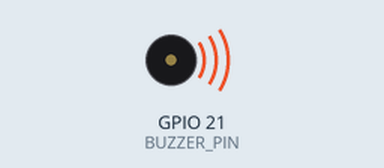
The program below on a simulated Raspberry Pi (BCM pin numbers). Parts: buzzer (waves = sounding, pin HIGH).

Above: at 1.0 s.
At 5.6 s:
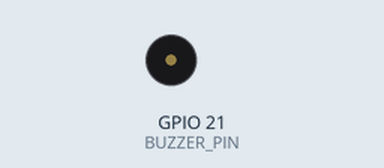
Timing chart, 0 to 9.9 s (numbered marks = the images above):
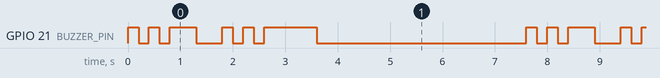

Measured:
- by itself, GPIO 21 (BUZZER_PIN): repeats every 7.6 s: LOW 0.20 s, HIGH 0.20 s, LOW 0.20 s, HIGH 0.50 s, LOW 0.50 s, 2 × (HIGH 0.20 s, LOW 0.20 s), HIGH 1.0 s, LOW 4.0 s, HIGH 0.20 s
- by itself, everything shown: repeats every 7.6 s, in 12 steps

The program:

_10_Buzzer_Beep_Pattern.py
```python
# Program to create Beep Pattern Buzzer
import RPi.GPIO as GPIO
import time

GPIO.setwarnings(False)
GPIO.setmode(GPIO.BCM)
BUZZER_PIN = 21
GPIO.setup(BUZZER_PIN, GPIO.OUT)

def beep_pattern():
    pattern = [0.2, 0.2, 0.5, 0.2, 0.2, 1.0]
    for duration in pattern:
        GPIO.output(BUZZER_PIN, True)
        time.sleep(duration)
        GPIO.output(BUZZER_PIN, False)
        time.sleep(duration)

if __name__ == "__main__":
    try:
        while True:
            beep_pattern()
            time.sleep(3)
    except KeyboardInterrupt:
        print("Program interrupted")
    finally:
        GPIO.cleanup()
        print("GPIO cleaned up")
```
